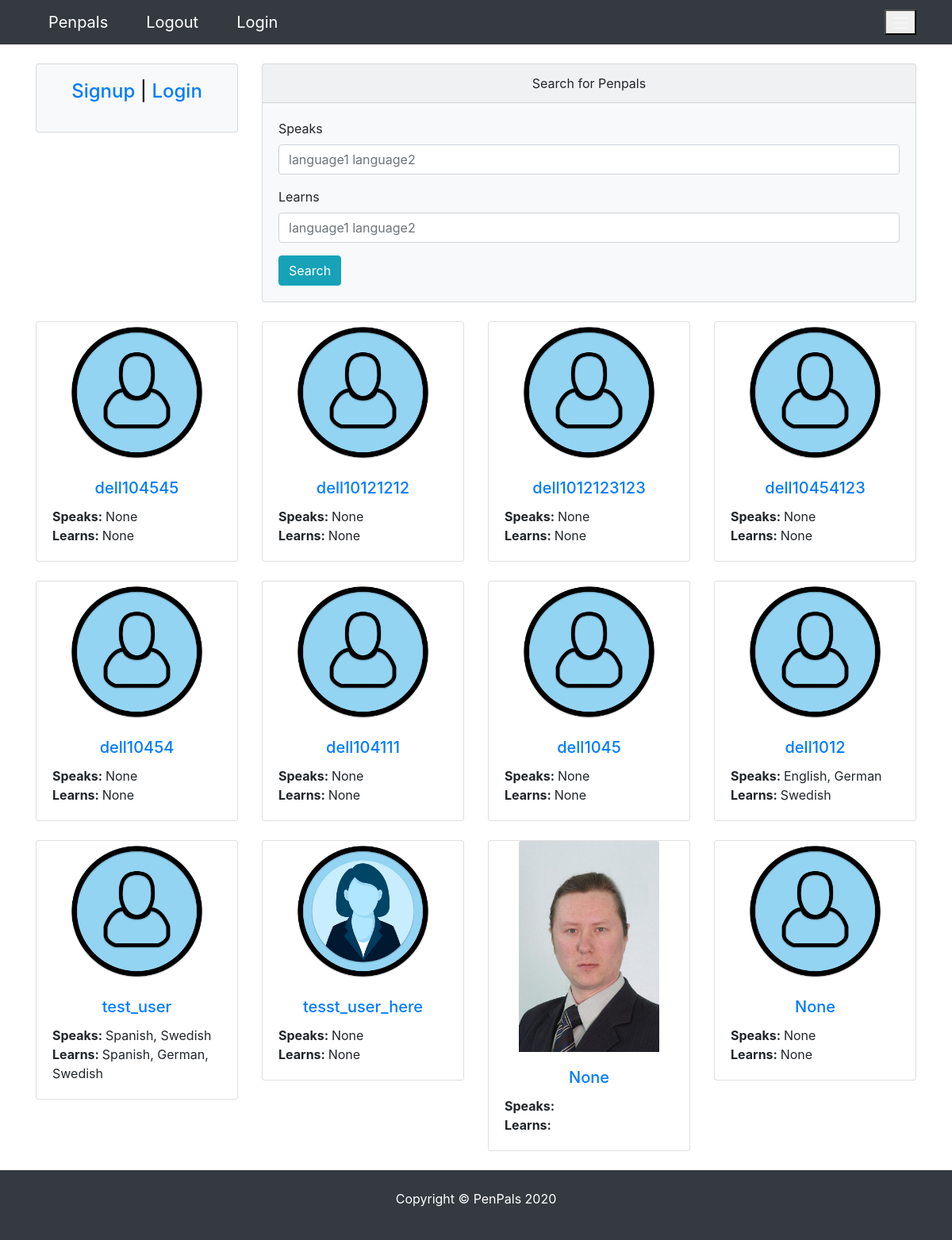
The app's page /, older data.
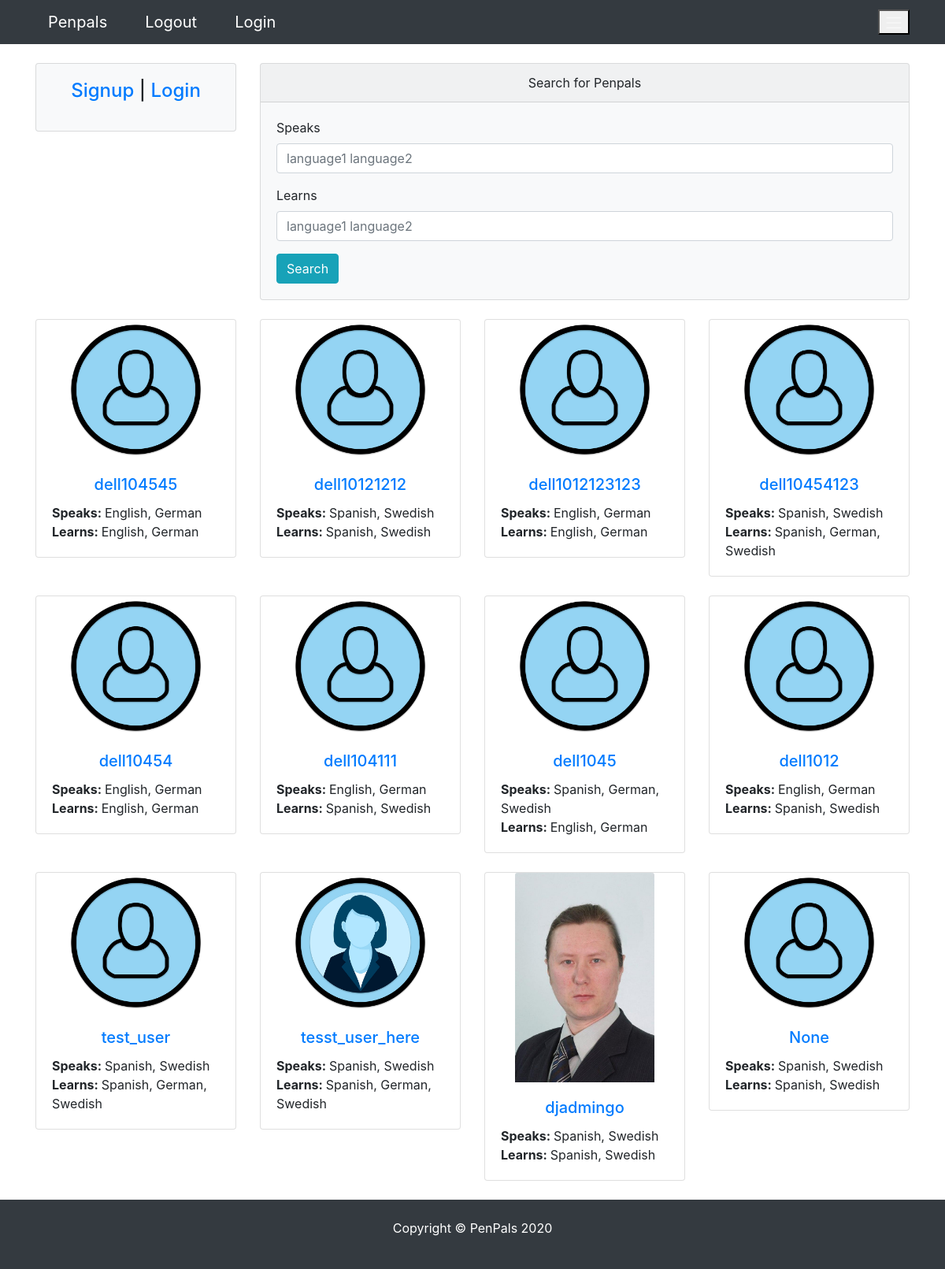
The same page, newer data.
### pages/models.py (models this page shows)
class Profile(models.Model):
    user = models.OneToOneField(
        User, blank=True, null=True, on_delete=models.CASCADE)
    first = models.CharField(max_length=200, blank=True, null=True)
    last = models.CharField(max_length=200, blank=True, null=True)
    photo = models.ImageField(
        default='user.png', upload_to='photos/%y/%m',  blank=True, null=True)
    friends = models.ManyToManyField('self', blank=True)
    speaks = models.CharField(max_length=200, blank=True, null=True)
    learns = models.CharField(max_length=200, blank=True, null=True)
    def __init__(self, *args, **kwargs):
         super(Profile, self).__init__(*args, **kwargs)
         self.speaks = from_value_to_label(self.speaks)
         self.learns = from_value_to_label(self.learns)
    def __str__(self):
        return str(self.user)
    def get_absolute_url(self):
        return reverse("pages:profile", kwargs={"profile_id":self.pk})
    class Meta:
        ordering = ['-id']

### pages/views.py (the view)
# urls.py: path("",  HomeView.as_view(), name="index"),
class HomeView(DetailView):
    template_name = 'pages/index.html'
    form_class = ProfileViewForm
    context_object_name = 'profile'
    model = Profile
    def get_object(self):
        if self.request.user.is_authenticated:
            self.instance = Profile.objects.get(id=self.request.user.profile.id)
        else:
            self.instance = Profile.objects.none()
        return self.instance
    def get_context_data(self, **kwargs):
        context = super(HomeView, self).get_context_data(**kwargs)
        self.users = Profile.objects.all()
        if self.request.user.is_authenticated:
            self.users = self.users.exclude(id=self.request.user.profile.id)
        context.update({
            'users': self.users,
            'profile': self.instance,
        })
        return context

### pages/utils.py (called while the page is built)
def from_value_to_label(field):
    if field is not None:
        list_of_labels = [label for value, label in LANGUAGE_CHOICES if str(value) in field]
        return ", ".join(list_of_labels)  # list_of_labels  #ast.literal_eval(field)  # [int(i) for i in field.replace('[','').replace(']','').replace(',','').replace("'",'').split(" ")] # list_of_labels #
    return field

### pages/templates/pages/index.html
{% extends 'pages/base.html' %} {% load crispy_forms_tags %} {% block content %}
<div class="row">
  {% include 'pages/partials/_sidebar.html' %}
  <div class="col-lg-9 col-md-9 col-sm-12">
    <div class="card bg-light">
      <div class="card-header text-center">Search for Penpals</div>
      <div class="card-body">
        <form action="{% url 'pages:search' %}" method="get">
          <div class="form-group">
            <label for="speaks">Speaks</label>
            <input
              type="text"
              name="speaks"
              value="{{request.GET.speaks}}"
              class="form-control"
              id="speaks"
              placeholder="language1 language2"
            />
          </div>
          <div class="form-group">
            <label for="learns">Learns</label>
            <input
              type="text"
              name="learns"
              value="{{request.GET.learns}}"
              class="form-control"
              id="learns"
              placeholder="language1 language2"
            />
          </div>
          <button type="submit" class="btn btn-info">Search</button>
        </form>
      </div>
    </div>
  </div>
</div>
    <div class="row">
        {% for u in users %}
            <div class="col-md-3 col-sm-6">
                <div class="card">
                    <img src="{{u.photo.url}}" class="card-img-top mx-auto">
                    <div class="card-body">
                        <h5 class="card-title text-center"><a href="{{u.get_absolute_url}}">{{u}}</a></h5>
                        <p class="card-text">
                            <span><strong>Speaks: </strong>{{u.speaks}}</span></br>
                            <span><strong>Learns: </strong>{{u.learns}}</span></br>
                        </p>
                    </div>
                </div>
            </div>
        {% endfor %}
    </div>
{% endblock content %}

### templates/pages/base.html (shortened to what this page needs)
{% load static %}
<!DOCTYPE html>
<html lang="en">
  <head>
    <link
      rel="stylesheet"
      href="{% static 'vendor/bootstrap/css/bootstrap.min.css' %}"
    />
    <link rel="stylesheet" href="{% static 'css/styles.css' %}" />
  </head>
  <body class="d-flex flex-column min-vh-100">
    <nav class="navbar navbar-expand-md bg-dark navbar-dark">
      <div class="container">
        <div class="d-flex justify-content-start">
          <a href="{% url 'pages:index' %}" class="navbar navbar-brand">Penpals</a>
          <a href="{% url 'logout' %}" class="navbar navbar-brand">Logout</a>
          <a href="{% url 'login' %}" class="navbar navbar-brand">Login</a>
        </div>
        <div class="d-flex justify-content-end">
          <button
            class="navbar-toggle"
            data-toggle="collapse"
            data-target="#collapsibleNavbar"
          >
            <span class="navbar-toggler-icon"></span>
          </button>
        </div>
      </div>
    </nav>
    <div class="container mt-4">
      {% block content %}
      {% endblock content %}
    </div>
    <footer class="bg-dark text-white mt-auto">
      <div class="container py-4">
        <p class="text-center">Copyright &copy; PenPals 2020</p>
      </div>
    </footer>
  </body>
</html>

### pages/templates/pages/partials/_sidebar.html
<div class="col-lg-3 col-md-3 col-sm-6 mx-auto">
    <div class="card bg-light mw-30rem">
        <div class="card-body text-center">
            <h4 class="card-title">
                {% if request.user == profile.user %}
                {% if profile.photo %}
                    <img src="{{profile.photo.url}}" alt="profile photo url" class="card-img-top mx-auto rounded-circle">
                {% else %}
                    <img src="https://placehold.it/200x200" alt="profile photo url" class="card-img-top mx-auto rounded-circle">
                {% endif %}
                <a href="{{profile.get_absolute_url}}">{{profile}}</a>
                <p>Welcome to PenPals, {{profile.user}}</p>
                <p><a href="{% url 'logout' %}">Logout</a></p>
                {% elif request.user.is_anonymous %}
                    <p><a href="{% url 'pages:signup' %}">Signup</a> | <a href="{% url 'login' %}">Login</a></p>
                {% endif %}
            </h4>
        </div>
    </div>
</div>

### static_files/css/styles.css (style rules this page uses)
.card-img-top { width: 70%; height: 70%; }
.card { margin-bottom: 1.5rem!important; }

Row changes from the older to the newer data that the page shows:
changed Profile "dell104545": speaks "None" → "English, German"; learns "None" → "English, German"
changed Profile "dell10121212": speaks "None" → "Spanish, Swedish"; learns "None" → "Spanish, Swedish"
changed Profile "dell1012123123": speaks "None" → "English, German"; learns "None" → "English, German"
changed Profile "dell10454123": speaks "None" → "Spanish, Swedish"; learns "None" → "Spanish, German, Swedish"
changed Profile "dell10454": speaks "None" → "English, German"; learns "None" → "English, German"
changed Profile "dell104111": speaks "None" → "English, German"; learns "None" → "Spanish, Swedish"
changed Profile "dell1045": speaks "None" → "Spanish, German, Swedish"; learns "None" → "English, German"
changed Profile "dell1012": learns "Swedish" → "Spanish, Swedish"
changed Profile "tesst_user_here": speaks "None" → "Spanish, Swedish"; learns "None" → "Spanish, German, Swedish"
changed Profile: user.username "None" → "djadmingo"; speaks (not shown) → "Spanish, Swedish"; learns (not shown) → "Spanish, Swedish"
changed Profile "None": speaks "None" → "Spanish, Swedish"; learns "None" → "Spanish, Swedish"
